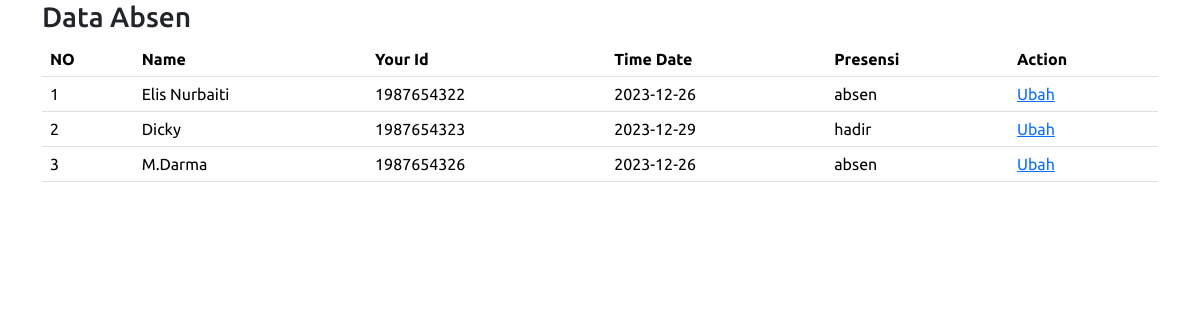
Page /edit.php on the committed database.
### tables this page shows
CREATE TABLE `absensi` (
  `id_absensi` int(10) NOT NULL,
  `waktu_masuk` date NOT NULL,
  `id_karyawan` int(10) NOT NULL,
  `status_absensi` varchar(7) NOT NULL
);

CREATE TABLE `karyawan` (
  `id_karyawan` int(10) NOT NULL,
  `nama` varchar(50) NOT NULL,
  `alamat` varchar(50) NOT NULL,
  `no_hp` varchar(14) NOT NULL,
  `email` varchar(30) NOT NULL
);

### edit.php (the view, shortened to what this page needs)
<html lang="en">
  <head>
    <link href="https://cdn.jsdelivr.net/npm/bootstrap@5.3.2/dist/css/bootstrap.min.css" rel="stylesheet" />
    <link rel="stylesheet" href="style.css" />
  </head>
  <body>
    <div class="container  edit">
      <h3><a class="nav-link" href="index.php">Data Absen</a></h3>
      <table class="table table-striped">
          <thead>
          <tr>
              <th>NO</th>
              <th>Name</th>
              <th>Your Id</th>
              <th>Time Date</th>
              <th>Presensi</th>
              <th colspan="2">Action</th>
          </tr>
          <?php
          include "koneksi.php";
          $no=1;
          $ambildata = mysqli_query($con, "select * from absensi, karyawan where absensi.id_karyawan = karyawan.id_karyawan");
          while ($tampil = mysqli_fetch_array($ambildata)) {
              echo"
              <tr>
              <td>$no</td>
              <td>$tampil[nama]</td>
              <td>$tampil[id_absensi]</td>
              <td>$tampil[waktu_masuk]</td>
              <td>$tampil[status_absensi]</td>
              <td><a href='edit-absen.php?kode=$tampil[id_absensi]'>Ubah</a></td>
              </tr>
              ";
              $no++;
          }
          ?>
          </thead>
      </table>
    </div>
  </body>
</html>

### style.css (style rules this page uses)
* { font-family: 'Ubuntu', sans-serif; }

### rows in the picture
absensi: id_karyawan.nama "Elis Nurbaiti", id_absensi "1987654322", waktu_masuk "2023-12-26", status_absensi "absen"
absensi: id_karyawan.nama "Dicky", id_absensi "1987654323", waktu_masuk "2023-12-29", status_absensi "hadir"
absensi: id_karyawan.nama "M.Darma", id_absensi "1987654326", waktu_masuk "2023-12-26", status_absensi "absen"
